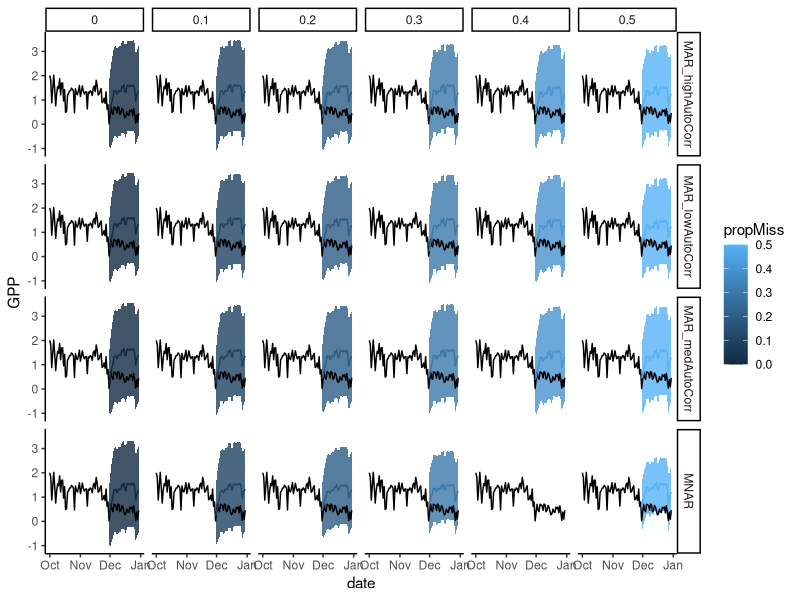
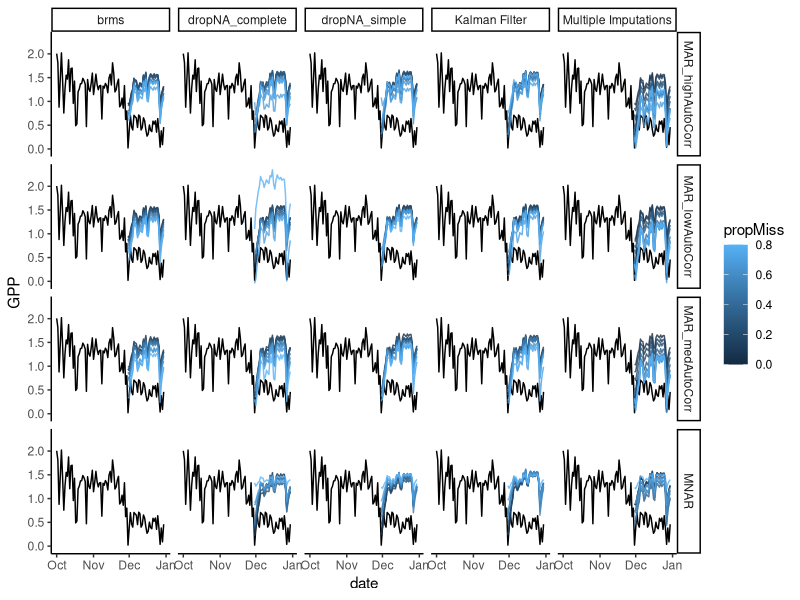
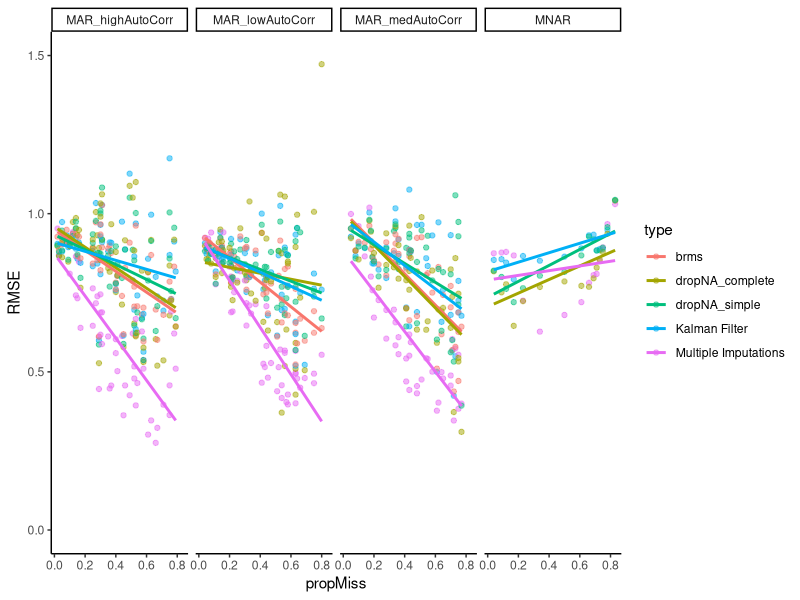

Reproduce these figures in R, in order.
#####
# making figures for GPP forecast RMSE 
#####

# load packages
library(tidyverse)
library(Metrics)


# read in prediction data ------------------------------------------------------------
# read in real, complete dataset
realData <- read.csv("./data/pine_river_data_prepped.csv") %>% 
  mutate(date = lubridate::as_datetime(date))

# MAR arima data
MAR_arima <- read.csv("./data/model_results/gauss_real_MAR_arima_FORECASTpreds.csv") %>% 
  rename(Estimate = pred, Est.Error = se) %>% 
  mutate(Q2.5 = NA, Q97.5 = NA) %>% 
  select(-CurSim, -X) %>% 
  relocate(missingprop_autocor, Estimate, Est.Error, Q2.5, Q97.5, date, GPP, missingness, type, run_no) %>% 
  mutate(date = lubridate::as_datetime(date))
# MAR brms data
MAR_brms <- read.csv("./data/model_results/gauss_real_MAR_brms_FORECASTpreds_normPriorNB.csv") %>% 
  mutate(date = lubridate::as_datetime(date))

# MNAR arima data
MNAR_arima <- read.csv("./data/model_results/gauss_real_MNAR_arima_FORECASTpreds.csv") %>% 
  rename(Estimate = pred, Est.Error = se) %>% 
  mutate(Q2.5 = NA, Q97.5 = NA) %>% 
  select(-CurSim, -X) %>% 
  relocate(missingprop_autocor, Estimate, Est.Error, Q2.5, Q97.5, date, GPP, missingness, type, run_no) %>% 
  mutate(date = lubridate::as_datetime(date),
         missingness = "MNAR")
# MNAR brms data
MNAR_brms <- read.csv("./data/model_results/gauss_real_MNAR_brms_FORECASTpreds_normPriorNB.csv")%>% 
  mutate(date = lubridate::as_datetime(date),
         missingness = "MNAR")

# join all data together
allDat <- rbind(MAR_arima, MAR_brms, MNAR_arima, MNAR_brms)

# remove runs w/ no missingness (missingprop_autocor = "y)
allDat <- allDat %>% 
  filter(missingprop_autocor != "y") %>% 
  filter(!is.na(Estimate)) # remove NAs in Estimate column (12/31)

# reformat data -----------------------------------------------------------
# retrieve proportion missing and amount autocor from names
allDat <- allDat %>% 
  mutate(propMiss = as.numeric(str_split(missingprop_autocor, pattern = "_", simplify = TRUE)[,2]),
         amtAutoCorr = as.numeric(str_split(missingprop_autocor, pattern = "_", simplify = TRUE)[,4]))
allDat[allDat$missingness == "MNAR", "amtAutoCorr"] <- 0
# assign "bins" of autocorrelation
allDat[allDat$missingness != "MNAR" & allDat$amtAutoCorr <=0.3 & !is.na(allDat$amtAutoCorr), "missingness"] <- "MAR_lowAutoCorr"
allDat[allDat$missingness != "MNAR" & allDat$amtAutoCorr > 0.3 & allDat$amtAutoCorr < 0.6 &!is.na(allDat$amtAutoCorr), "missingness"] <- "MAR_medAutoCorr"
allDat[allDat$missingness != "MNAR" & allDat$amtAutoCorr  >= 0.6 & !is.na(allDat$amtAutoCorr), "missingness"] <- "MAR_highAutoCorr"

# calculate RMSE  ---------------------------------------------------------
RMSE <- allDat %>% 
  group_by(missingprop_autocor, missingness, type, propMiss, amtAutoCorr) %>% 
  summarise(RMSE = sqrt(mean((Estimate - GPP)^2, na.rm = TRUE)))

# add to all data df
allDat <- allDat %>% 
  left_join(RMSE)

# Make figure of predictions ----------------------------------------------

allDat_fig <- allDat %>% 
  group_by(date, missingness, type, round(propMiss,1)) %>% 
  summarize(Estimate_mean = mean(Estimate),
            Estimate_sd = sd(Estimate),
            Est.Error_mean = mean(Est.Error)) %>% 
  rename(propMiss = "round(propMiss, 1)")
  
# calculate low, med, and high autocorr
  
forecastFig <- ggplot() + 
  facet_grid(.~as.factor(missingness) ~ as.factor(type)) +
  geom_line(data = realData[lubridate::month(realData$date) %in% c(lubridate::month(10:12)),], aes(x = date, y = GPP)) + 
  geom_line(data = allDat_fig, aes(x = date, y = Estimate_mean, col = propMiss, group = propMiss), alpha = .8) +
  theme_classic() 
# save figure
png(file = "./figures/forecastAccuracy_gaussian.png", width = 9, height = 6, units = "in", res = 700)
forecastFig
dev.off()
# RMSE figure -------------------------------------------------------------
rmse_fig <- ggplot(data = RMSE) +
  facet_grid(.~missingness) +
  geom_point(aes(x = propMiss, y = RMSE, col = type), alpha = .5) +
  geom_smooth(aes(x = propMiss, y = RMSE, col = type), method = "lm", se = FALSE) +
  theme_classic() +
  ylim(c(0,1.5))
# save figure
png(file = "./figures/RMSE_gaussian.png", width = 8, height = 4, units = "in", res = 700)
rmse_fig
dev.off()


# figure of mean predictions across all amounts missingness for one type  --------
kalmanDat_fig <- allDat_fig %>% 
  filter(type == "Kalman Filter",
         propMiss <=0.5)
ggplot() + 
  facet_grid(.~as.factor(missingness)~ as.factor(propMiss)) +
  geom_ribbon(data = kalmanDat_fig, aes(x = date, ymin = Estimate_mean - 1.96 * Est.Error_mean, ymax = Estimate_mean + 1.96 * Est.Error_mean, fill = propMiss, group = propMiss), alpha = .8) +
  geom_line(data = realData[lubridate::month(realData$date) %in% c(lubridate::month(10:12)),], aes(x = date, y = GPP)) + 
  geom_line(data = kalmanDat_fig, aes(x = date, y = Estimate_mean, col = propMiss, group = propMiss)) +
  theme_classic() 


      
